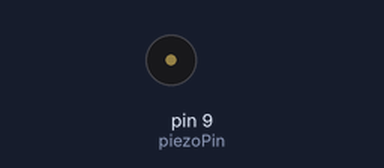
Bench run of a sketch on a simulated Arduino Uno, built with avr-gcc and run on an emulated ATmega328P. On the bench: buzzer (waves = sounding).

Above: at 0.05 s.
Timing chart, 0 to 3.0 s (numbered marks = the images above):
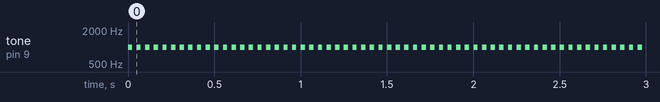

The sketch:

piezo_buzzer.ino
```cpp
int piezoPin = 9; // Declaring Piezo Buzzer on Pin 8

void setup()
{
}


void loop()
{ // Starting the cycle functions below
   tone(piezoPin,1000); // Play a 1000Hz tone from the piezo (beep)
   delay(25); // wait a bit, change the delay for fast response.
   noTone(piezoPin); // stop the tone after 25 ms in this case
   delay(25); // wait the amount of milliseconds in ldrValue
} // End of cycle functions
```

Measured:
- by itself, tone on pin 9 (piezoPin): alternates 1000 Hz for 0.03 s and silent for 0.03 s
